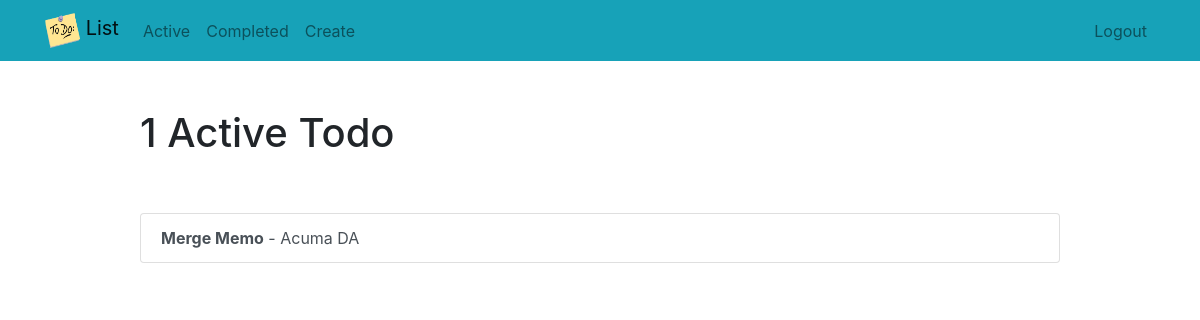
/current/ (signed in), run on an earlier commit of the app's database.
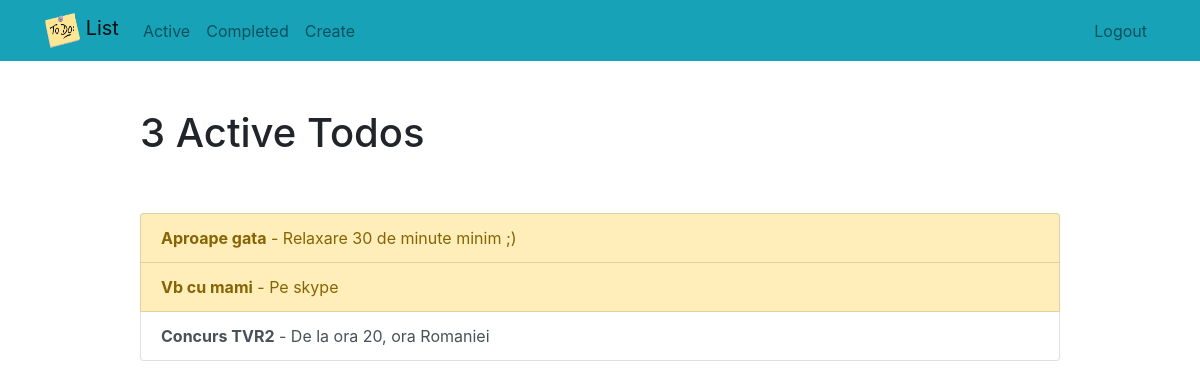
And on a later commit of the database.
### todo/models.py (models this page shows, shortened)
class Todo(models.Model):
    title = models.CharField(max_length=150)
    memo = models.TextField(blank=True)
    created = models.DateTimeField(auto_now_add=True)
    datecompleted = models.DateTimeField(null=True, blank=True)
    important = models.BooleanField(default=False)
    user = models.ForeignKey(User, on_delete=models.CASCADE)

### todo/views.py (the view)
# urls.py: path('current/', views.currenttodos, name='currenttodos'),
@login_required
def currenttodos(request):
    todos = Todo.objects.filter(user=request.user, datecompleted__isnull=True)
    return render(request, 'todo/currenttodos.html', {'todos':todos})

### todo/templates/todo/currenttodos.html
{% extends "todo/base.html" %}
{% block content %}
    <div class="row justify-content-center mt-5">
        <div class="col-md-10">
            {% if todos %}
                 <h1>{{ todos.count }} Active Todo{{ todos.count|pluralize }}</h1>
            {% else %}
                           <h1>Active Todos</h1>
            {% endif %}
        </div>
    </div>
    <div class="row justify-content-center mt-5">
        <div class="col-md-10">
        {% if todos %}
            <div class="list-group">
                {% for todo in todos %}
                    <a href="{% url 'viewtodo' todo.id %}" class="list-group-item list-group-item-action{% if todo.important %} list-group-item-warning{% endif %}"><b>{{ todo.title }}</b>{% if todo.memo %} - {{ todo.memo|truncatechars:30 }}{% endif %}</a>
                {% endfor %}
            </div>
        {% else %}
            <div class="text-center">
                <h2>You don't have any todos! Add some, if you please</h2>
            <br>
            <a role="button" class="btn btn-secondary" href="{% url 'createtodo' %}">New Todo</a>
            </div>
        {% endif %}
        </div>
    </div>
{% endblock %}

### todo/templates/todo/base.html (shortened to what this page needs)
{% load static %}
<!doctype html>
<html lang="en">
<head>
    <link rel="stylesheet" href="https://stackpath.bootstrapcdn.com/bootstrap/4.4.1/css/bootstrap.min.css">
</head>
<body>
<nav class="navbar navbar-expand-md navbar-light bg-info">
<div class="container">
    <a class="navbar-brand" href="{% url 'home' %}">
         <img src="{% static 'todo/todo.png' %}" width="35" height="35" class="d-inline-block align-top">
        <span>List</span>
    </a>
    <div class="collapse navbar-collapse" id="navbarNav">
    {% if user.is_authenticated %}
        <ul class="navbar-nav mr-auto">
                <li class="nav-item {{ current }}">
                    <a class="nav-link" href="{% url 'currenttodos' %}">Active</a>
                </li>
                <li class="nav-item {{ completed }}">
                    <a class="nav-link" href="{% url 'completedtodos' %}">Completed</a>
                </li>
                <li class="nav-item {{ create }}">
                    <a class="nav-link" href="{% url 'createtodo' %}">Create</a>
                </li>
        </ul>
    {% endif %}
    <ul class="navbar-nav ml-auto">
            {% if user.is_authenticated %}
                <li class="nav-item">
                    <a href="#" onclick="$('#signOutBtn').click()" class="nav-link">Logout</a>
                </li>
            {% endif %}
        </ul>
    </div>
</div>
</nav>
<div class="container">
{% block content %}{% endblock %}
</div>
</body>
</html>

What changed in the data, as far as the page shows it:
no longer on this page (row edited): Todo: title "Merge Memo", memo "Acuma DA", important False (drawn)
added Todo: title "Aproape gata", memo "Relaxare 30 de minute minim ;)", important True (drawn)
added Todo: title "Vb cu mami", memo "Pe skype", important True (drawn)
added Todo: title "Concurs TVR2", memo "De la ora 20, ora Romaniei", important False (drawn)
Also different on the page:
{{ todos.count }}: "1" → "3"
